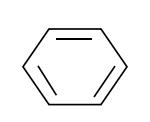
#> input picture opencv/tools/benzene.jpg, 150 x 122 px
$ python rotateimage.py
#> lines starting #> are read from the running program, lines starting #| are printed output that depends on the picture; after the words box and inside, x2 and y2 are one past the last pixel; in counts of white or black regions, pixels touching at a corner belong together
#__author__ = 'James'
#-*-coding:utf-8-*-

import cv2

def preprocessing(image_path):
#> called with image_path = 'benzene.jpg'
    img = cv2.imread(image_path)
#> img is the input picture: shape (122, 150, 3); min 0, max 255, mean 245.2
    gray = cv2.cvtColor(img, cv2.COLOR_BGR2GRAY)

    ret, bin = cv2.threshold(gray, 127, 255, cv2.THRESH_BINARY_INV)
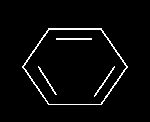
#> bin: shape (122, 150); 3.6% white in thin lines or dots, all inside (x1, y1, x2, y2) = (22, 28, 128, 105)

    resized = cv2.resize(bin, (100, 100))
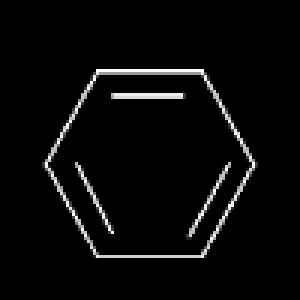
#> resized: shape (100, 100) (shown 3 times larger); min 0, max 255, mean 9.1
    list=[]
    for i in range(0,360,5):
        dst = rotate(resized, i)
        list.append(dst.flatten())
#> this loop made 72 passes
#> pass 2, in rotate (call 2), `dst = cv2.warpAffine(img, M, (1*cols, 1*rows))`:
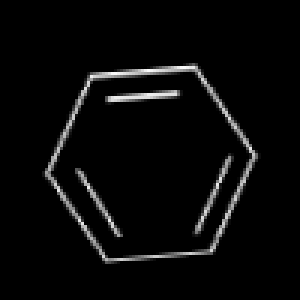
#> dst: shape (100, 100) (shown 3 times larger); min 0, max 252, mean 9.1
#> pass 3, in rotate (call 3), `dst = cv2.warpAffine(img, M, (1*cols, 1*rows))`:
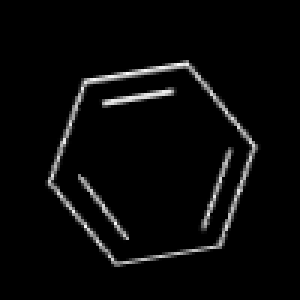
#> dst: shape (100, 100) (shown 3 times larger); min 0, max 255, mean 9.1
#> after the loop:
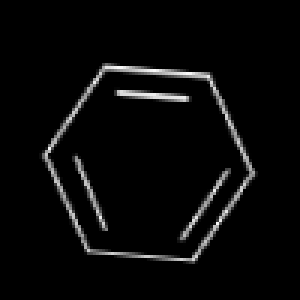
#> dst: shape (100, 100) (shown 3 times larger); min 0, max 252, mean 9.1
#> after the loop, list = 72 items

    return list

def rotate(img, angle):
    rows, cols = img.shape
    M = cv2.getRotationMatrix2D((cols/2, rows/2), angle, 1)
    dst = cv2.warpAffine(img, M, (1*cols, 1*rows))

    return dst

if __name__=='__main__':
    preprocessing('benzene.jpg')

$ run again, with opencv/tools/chemistry.jpg copied over opencv/tools/benzene.jpg
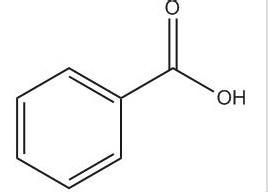
#> input picture opencv/tools/chemistry.jpg, 268 x 192 px
#> in preprocessing, img is the input picture: shape (192, 268, 3); min 0, max 255, mean 246.8
#> in preprocessing, `ret, bin = cv2.threshold(gray, 127, 255, cv2.THRESH_BINARY_INV)`:
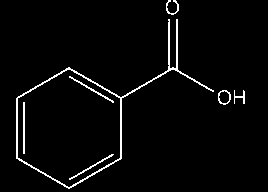
#> bin: shape (192, 268); 3.1% white in thin lines or dots, all inside (x1, y1, x2, y2) = (16, 0, 245, 189)
#> after the loop in preprocessing, `for i in range(0,360,5):`:
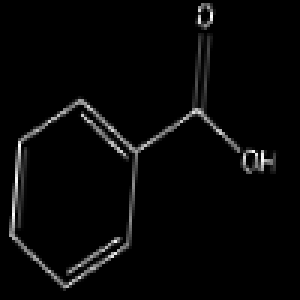
#> dst: shape (100, 100) (shown 3 times larger); min 0, max 255, mean 7.1
#> after the loop in preprocessing, `for i in range(0,360,5):`: list = 72 items
